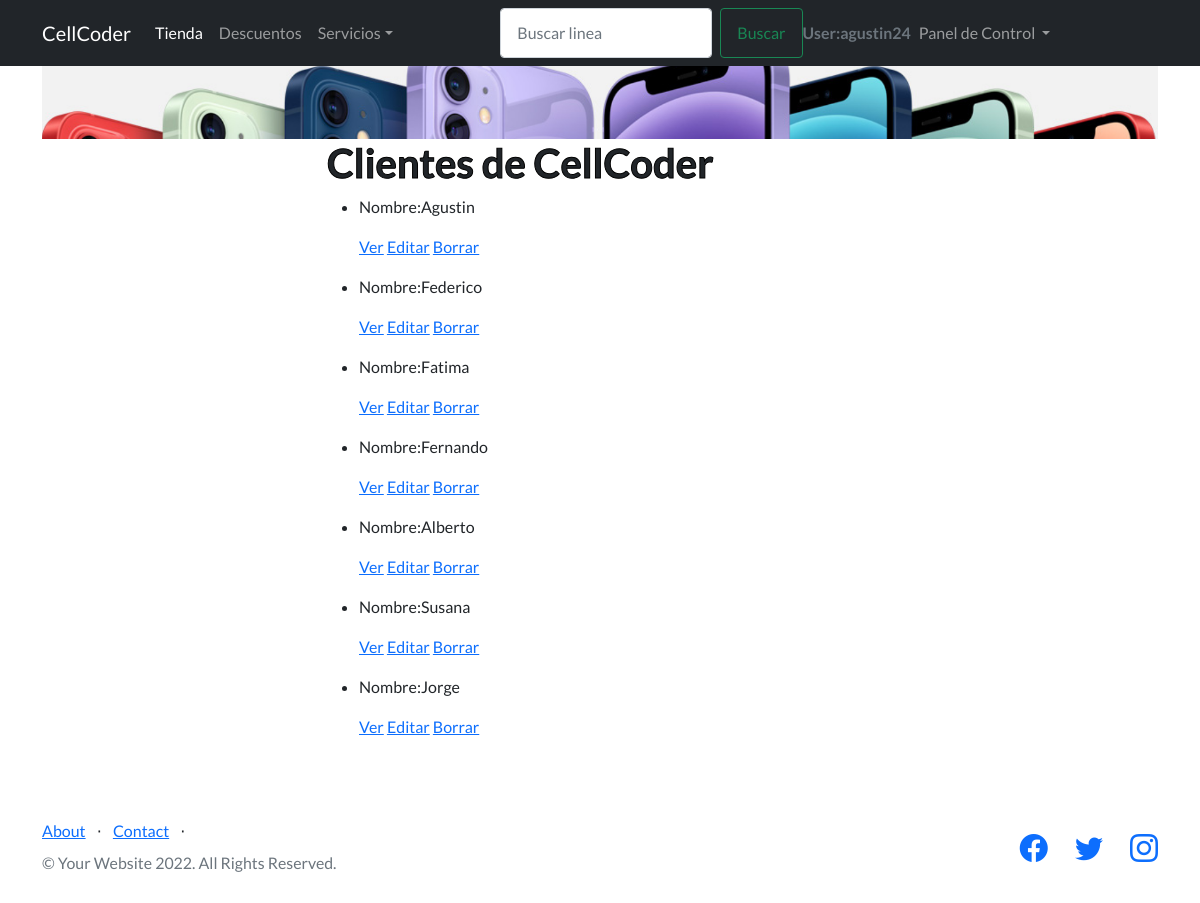
The app's page /AppFinal/cliente/list (signed in) with its own data.
### AppFinal/models.py (models this page shows, shortened)
class Cliente(models.Model):
    name=models.CharField(max_length=40)
    lastname=models.CharField(max_length=50)
    dni=models.IntegerField()
    fechaAlta=models.DateField()
    email=models.EmailField()

### AppFinal/views.py (the view)
# urls.py: path('cliente/list', views.ClienteList.as_view(),name='List'),
class ClienteList(ListView):
        model=Cliente
        template_name="AppFinal/cliente_list.html"

### AppFinal/templates/AppFinal/cliente_list.html
{% extends "AppFinal/padre.html" %}
        {% load static %}
{% block contenidoQueCambia %}
<center>
    <img class="container position-relative " src="{%static 'AppFinal/assets/img/este.jpg'%}" alt="...">
</center>
<div class="container position-relative">
    <div class="row justify-content-center">
        <div class="col-xl-6">
            <h1> Clientes de CellCoder </h1>
            <ul>
                {% for cliente in object_list %}
                <li>
                    <p> Nombre:{{cliente.name}}</p>
                    <p>
                        <a href="{% url 'detail' cliente.id %}">Ver</a>
                        <a href="{% url 'Edit' cliente.id %}">Editar</a>
                        <a href="{% url 'Delete' cliente.id %}">Borrar</a>
                    </p>
                </li>
                {% endfor %}
            </ul>
        </div>
    </div>
</div>
{% endblock %}

### AppFinal/templates/AppFinal/padre.html (shortened to what this page needs)
<!DOCTYPE html>
<html lang="en">
    <head>
        {% load static%}
        <link href="https://cdn.jsdelivr.net/npm/bootstrap-icons@1.5.0/font/bootstrap-icons.css" rel="stylesheet" type="text/css" />
        <link href="{%static 'AppFinal/css/styles.css'%}" rel="stylesheet" />
    </head>
    <body>
        <nav class="navbar navbar-expand-lg navbar-dark bg-dark">
            <div class="container position-relative">
              <a class="navbar-brand" href="{% url 'inicio'%}">CellCoder</a>
                <div class="collapse navbar-collapse" id="navbarSupportedContent">
                    <ul class="navbar-nav me-auto mb-2 mb-lg-0">
                        <li class="nav-item">
                              <a class="nav-link active" aria-current="page" href="{% url 'leerCelular'%}">Tienda</a>
                        </li>
                        <li class="nav-item">
                              <a class="nav-link" href="{% url 'descuentos'%}">Descuentos</a>
                        </li>
                        <li class="nav-item dropdown">
                              <a class="nav-link dropdown-toggle" href="#" id="navbarDropdown" role="button" data-bs-toggle="dropdown" aria-expanded="false">Servicios</a>
                        </li>
                    </ul>
                          <form class="d-flex" action="/AppFinal/buscar/" method="GET">
                                    <input class="form-control me-2" placeholder="Buscar linea" type="search" name="numero" id="numero">
                                    <button class="btn btn-outline-success" type="submit">Buscar</button>
                          </form>
                            {% if request.user.is_authenticated %}
                                    <h3 class="text-muted small mb-2 mb-lg-0"> User:{{user.username}}</h3>
                                    <ul class="navbar-nav me-auto mb-2 mb-lg-0">
                                    <li class="nav-item dropdown">
                                            <a class="nav-link dropdown-toggle" href="#" id="navbarDropdown" role="button" data-bs-toggle="dropdown" aria-expanded="false">
                                                    Panel de Control
                                            </a>
                                    </li>
                                    </ul>
                                     {% else %}
                                            <li><a class="navbar-brand" href="{% url 'Register' %}">Register</a></li>
                                            <li><a class="navbar-brand" href="{% url 'Login' %}">Login</a></li>
                            {% endif %}
                </div>
            </div>
        </nav>
        {% block contenidoQueCambia %}
        {% endblock %}
        <footer class="footer">
            <div class="container ">
                <div class="row">
                    <div class="col-lg-6 h-100 text-center text-lg-start my-auto">
                        <ul class="list-inline mb-2">
                            <li class="list-inline-item"><a href="{% url 'about' %}">About</a></li>
                            <li class="list-inline-item">⋅</li>
                            <li class="list-inline-item"><a href="mailto:desarrollo@cellcoder.com">Contact</a></li>
                            <li class="list-inline-item">⋅</li>
                        </ul>
                        <p class="text-muted small mb-4 mb-lg-0">&copy; Your Website 2022. All Rights Reserved.</p>
                    </div>
                    <div class="col-lg-6 h-100 text-center text-lg-end my-auto">
                        <ul class="list-inline mb-0">
                            <li class="list-inline-item me-4">
                                <a href="https://www.facebook.com/" target="_blank"><i class="bi-facebook fs-3"></i></a>
                            </li>
                            <li class="list-inline-item me-4">
                                <a href="https://www.twitter.com/" target="_blank"><i class="bi-twitter fs-3"></i></a>
                            </li>
                            <li class="list-inline-item">
                                <a href="https://www.instagram.com/" target="_blank"><i class="bi-instagram fs-3"></i></a>
                            </li>
                        </ul>
                    </div>
                </div>
            </div>
        </footer>
    </body>
</html>

### records on screen
Cliente: name "Agustin"
Cliente: name "Federico"
Cliente: name "Fatima"
Cliente: name "Fernando"
Cliente: name "Alberto"
Cliente: name "Susana"
Cliente: name "Jorge"

### other values on screen
{{ user.username }} "agustin24"
